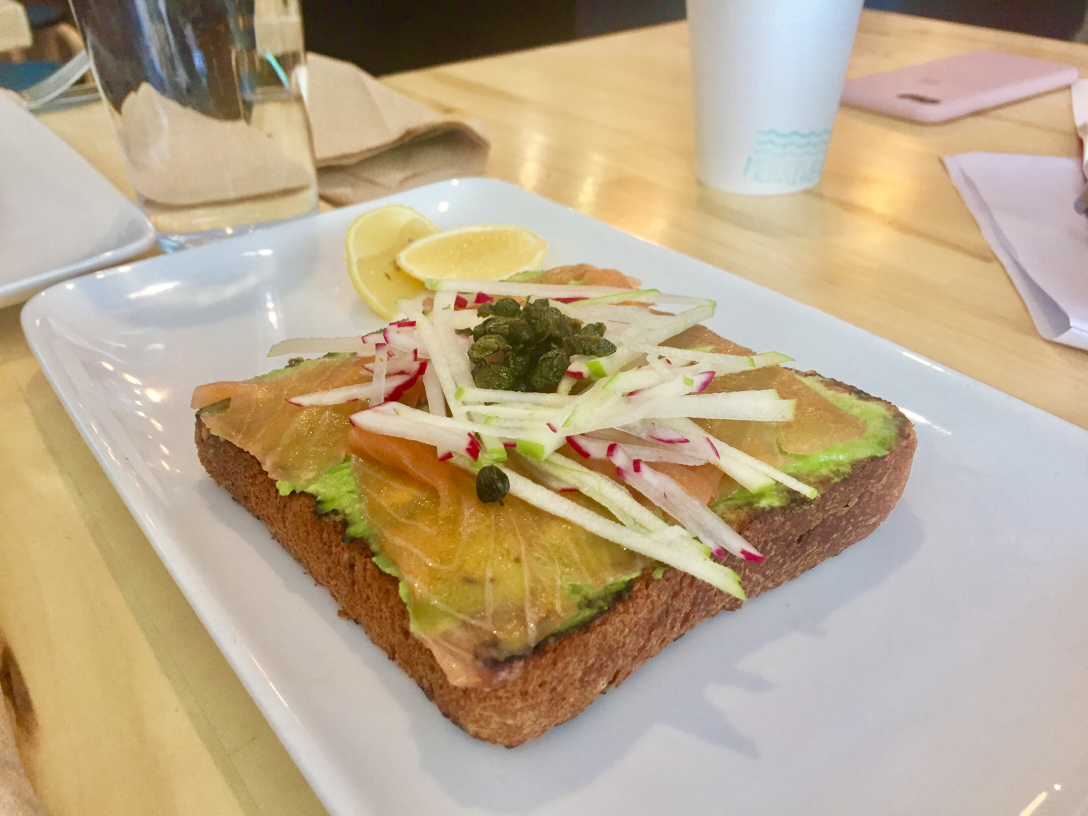
#> input picture week_05/extractColor/toast.jpg, 3264 x 2448 px (shown at 1/3 size)
$ python python_image_colors.py   (Python 2 division)
#> lines starting #> are read from the running program, lines starting #| are printed output that depends on the picture
from PIL import Image, ImageDraw

'''
 get_colors analyzes an image for its colors.
 here are what the variables mean.

 infile : the name of the file you wish to analyze
 outfile : the name of the file to save your output
 numcolors : the number of colors to generate for your pallete
 swatch size : size of swatches in your output file.

'''

def get_colors(infile, outfile, numcolors=10, swatchsize=20, resize=150):
#> called with infile = 'toast.jpg', outfile = 'outfile.png', numcolors = 10, swatchsize = 20, resize = 150
    image = Image.open(infile)
#> image is the input picture: PIL image 3264x2448 RGB; mean R, G, B 186.4, 168.4, 140.1
    image = image.resize((resize, resize))
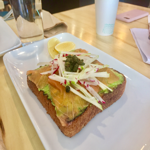
#> image: PIL image 150x150 RGB; mean R, G, B 186.4, 168.4, 140.1

    print image.mode
#| RGB

    # we need to convert the image for python+PIL to work nicely
    result = image.convert('P', palette=Image.ADAPTIVE, colors=numcolors)
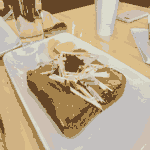
#> result: PIL image 150x150 P; mean R, G, B 187.9, 169.3, 140.7
    result.putalpha(0)
#> result: PIL image 150x150 PA
    colors = result.getcolors(resize*resize)
#> colors = [(2501, (9, 0)), (3261, (8, 0)), (1146, (7, 0)), (2650, (6, 0)), (4449, (5, 0)), (2887, (4, 0)), (1797, (3, 0)), (817, (2, 0)), (1370, (1, 0)), (1622, (0, 0))]

    # print the colors for debugging
    print colors
#| [(2501, (9, 0)), (3261, (8, 0)), (1146, (7, 0)), (2650, (6, 0)), (4449, (5, 0)), (2887, (4, 0)), (1797, (3, 0)), (817, (2, 0)), (1370, (1, 0)), (1622, (0, 0))]

    # Save colors to file
    colorPallete = Image.new('RGB', (swatchsize * numcolors, swatchsize))
#> colorPallete: PIL image 200x20 RGB; every value is 0
    draw = ImageDraw.Draw(colorPallete)

    # create a pallete from our image
    # for each color, draw a square!
    posx = 0
    for count, col in colors:
        draw.rectangle([posx, 0, posx + swatchsize, swatchsize], fill=col)
        posx = posx + swatchsize
#> this loop made 1 pass
#> (count, col) on pass 1: (2501, (9, 0))
#> after the loop, posx = 0

    del draw
    colorPallete.save(outfile, "PNG")

# update the following filenames for your project
# the first parameter is the image you wish to load, the second is the output image.
#> (the run stopped early here; a loop or call above may not have finished)

$ run again, with week_02/images/flow.jpg copied over week_05/extractColor/toast.jpg
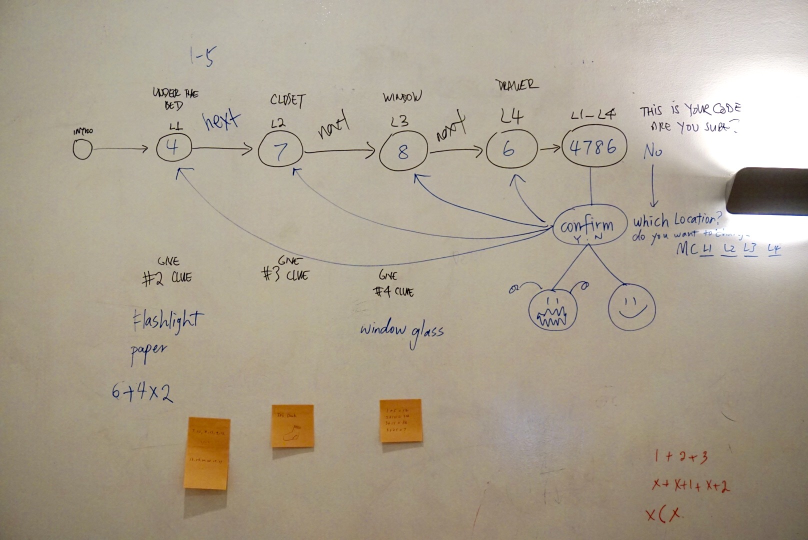
#> input picture week_02/images/flow.jpg, 1616 x 1080 px (shown at 1/2 size)
#> in get_colors, image is the input picture: PIL image 1616x1080 RGB; mean R, G, B 171.6, 161.3, 144
#> in get_colors, `image = image.resize((resize, resize))`:
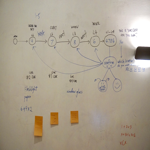
#> image: PIL image 150x150 RGB; mean R, G, B 171.6, 161.3, 144
#| RGB
#> in get_colors, `result = image.convert('P', palette=Image.ADAPTIVE, colors=numcolors)`:
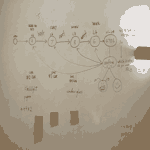
#> result: PIL image 150x150 P; mean R, G, B 171.8, 161.7, 144.4
#> colors = [(1793, (9, 0)), (3594, (8, 0)), (2315, (7, 0)), (1567, (6, 0)), (2284, (5, 0)), (2268, (4, 0)), (2915, (3, 0)), (2947, (2, 0)), (1612, (1, 0)), (1205, (0, 0))]
#| [(1793, (9, 0)), (3594, (8, 0)), (2315, (7, 0)), (1567, (6, 0)), (2284, (5, 0)), (2268, (4, 0)), (2915, (3, 0)), (2947, (2, 0)), (1612, (1, 0)), (1205, (0, 0))]
#> colorPallete: PIL image 200x20 RGB; every value is 0
#> the loop in get_colors, `for count, col in colors:` made 1 pass
#> (count, col) on pass 1: (1793, (9, 0))
#> after the loop in get_colors, `for count, col in colors:`: posx = 0
